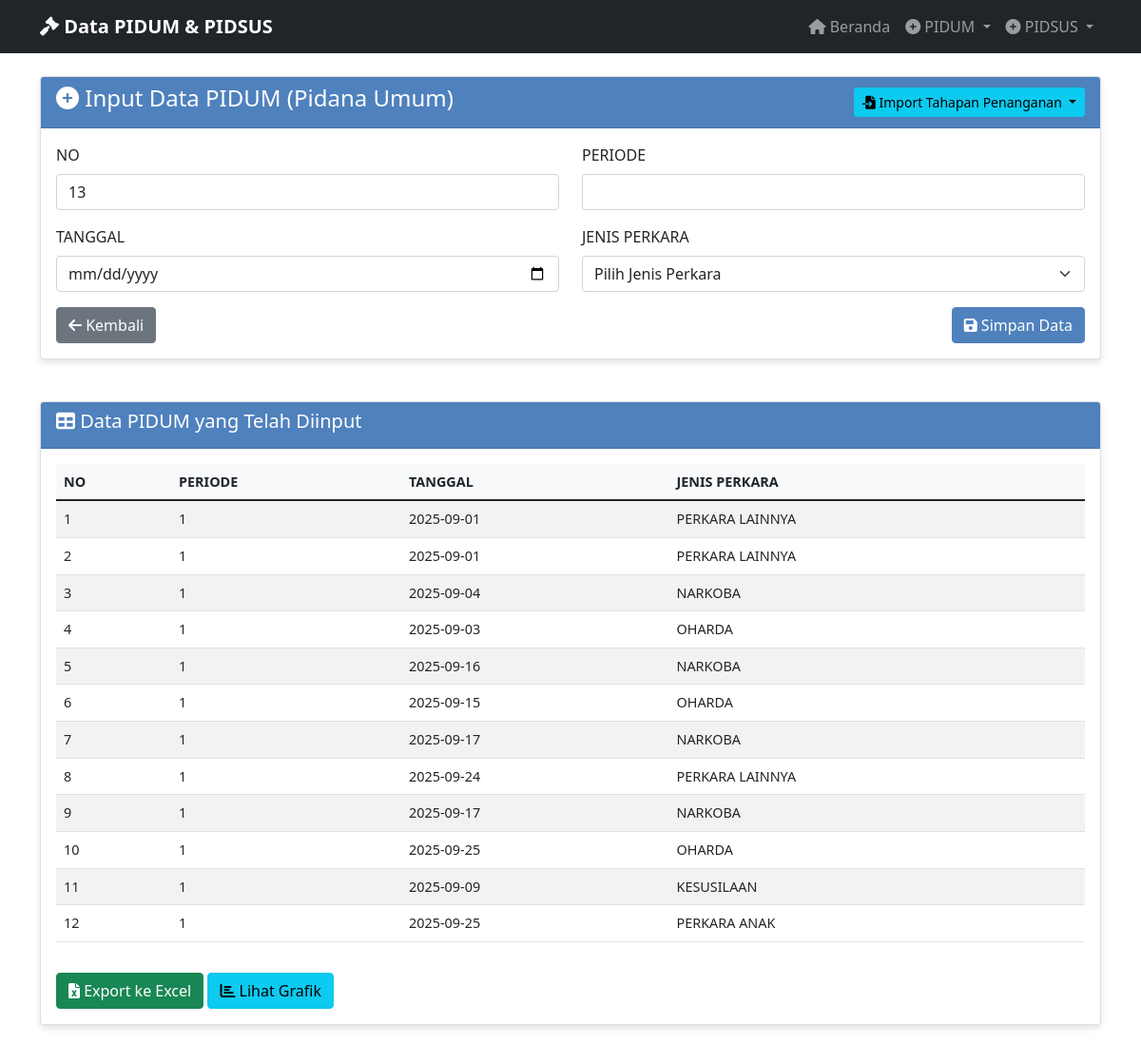
Page /manual_input_pidum on the earlier database version.
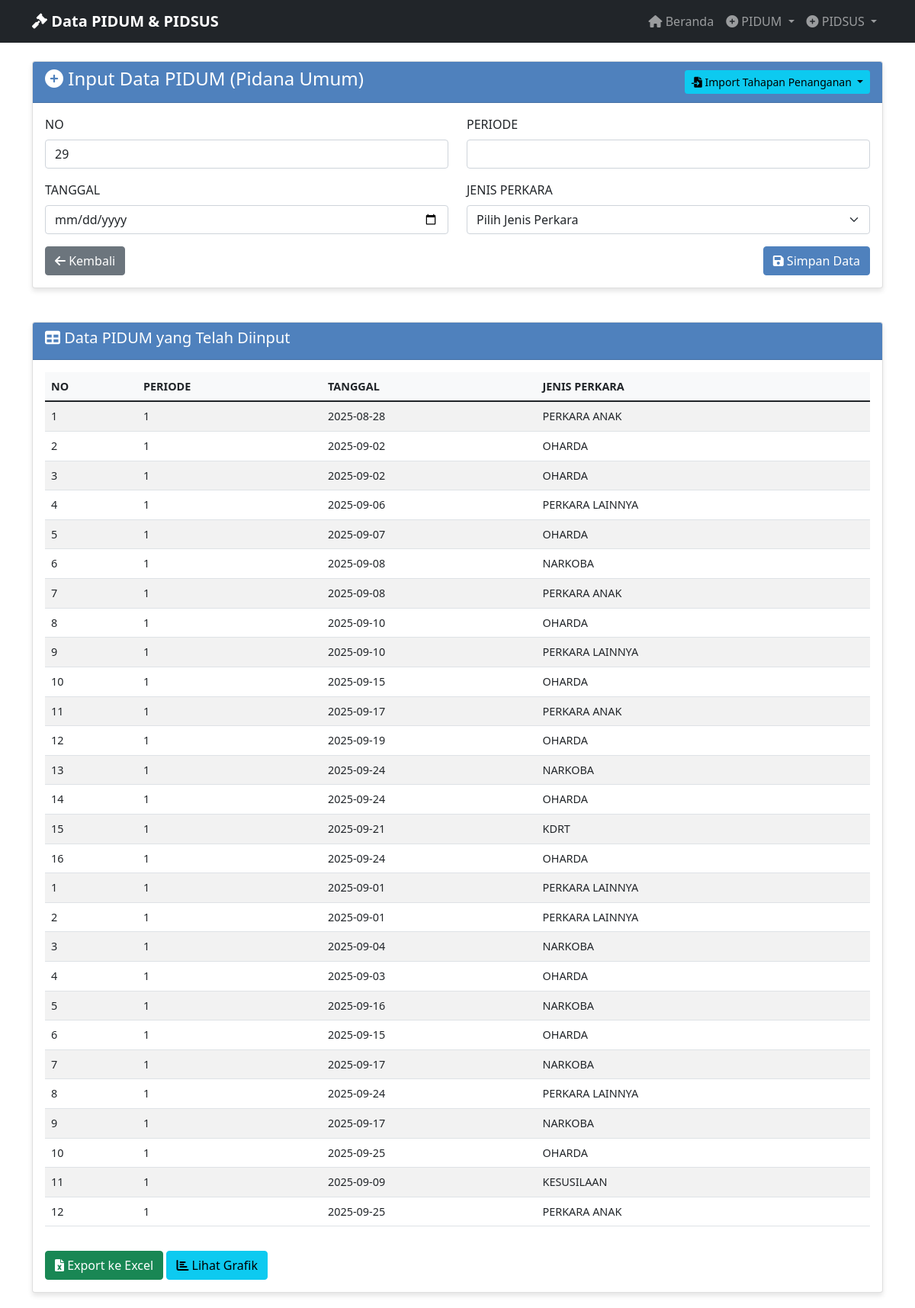
Same page on the later database version.
### tables this page shows
CREATE TABLE "pidum_data" (
                id INTEGER PRIMARY KEY AUTOINCREMENT,
                no TEXT NOT NULL,
                periode TEXT NOT NULL,
                tanggal TEXT NOT NULL,
                jenis_perkara TEXT NOT NULL,
                tahapan_penanganan TEXT NOT NULL,
                keterangan TEXT NOT NULL,
                created_at TIMESTAMP DEFAULT CURRENT_TIMESTAMP
            );

### app_with_db.py (the view, shortened to what this page needs)
@app.route('/manual_input_pidum', methods=['GET', 'POST'])
def manual_input_pidum():
    data = get_pidum_data_for_export()
    return render_template('input_pidum.html', data=data)

### database.py (called while the page is built)
@contextmanager
def get_db_connection():
    conn = sqlite3.connect(DATABASE_PATH)
    conn.row_factory = sqlite3.Row
    try:
        yield conn
    finally:
        conn.close()

def get_all_pidum_data():
    with get_db_connection() as conn:
        cursor = conn.cursor()
        cursor.execute('SELECT * FROM pidum_data ORDER BY created_at DESC')
        rows = cursor.fetchall()
        return [dict(row) for row in rows]

def get_pidum_data_for_export():
    data = get_all_pidum_data()
    export_data = []
    for row in data:
        export_data.append({
            'NO': row['no'],
            'PERIODE': row['periode'],
            'TANGGAL': row['tanggal'],
            'JENIS PERKARA': row['jenis_perkara'],
            'TAHAPAN PENANGANAN': row['tahapan_penanganan'],
            'KETERANGAN': row['keterangan']
        })
    return export_data

### templates/input_pidum.html (shortened to what this page needs)
{% extends "base.html" %}
{% block content %}
<div class="row">
    <div class="col-md-12">
        <div class="card">
            <div class="card-header d-flex justify-content-between align-items-center">
                <h4><i class="fas fa-plus-circle"></i> Input Data PIDUM (Pidana Umum)</h4>
                <div class="btn-group">
                    <button type="button" class="btn btn-info btn-sm dropdown-toggle" data-bs-toggle="dropdown" aria-expanded="false">
                        <i class="fas fa-file-import"></i> Import Tahapan Penanganan
                    </button>
                </div>
            </div>
            <div class="card-body">
                <form method="POST" action="{{ url_for('input_pidum') }}">
                    <div class="row">
                        <div class="col-md-6">
                            <div class="mb-3">
                                <label for="no" class="form-label">NO</label>
                                <input type="number" class="form-control" id="no" name="no" required>
                            </div>
                        </div>
                        <div class="col-md-6">
                            <div class="mb-3">
                                <label for="periode" class="form-label">PERIODE</label>
                                <input type="text" class="form-control" id="periode" name="periode" required>
                            </div>
                        </div>
                    </div>
                    <div class="row">
                        <div class="col-md-6">
                            <div class="mb-3">
                                <label for="tanggal" class="form-label">TANGGAL</label>
                                <input type="date" class="form-control" id="tanggal" name="tanggal" required>
                            </div>
                        </div>
                        <div class="col-md-6">
                            <div class="mb-3">
                                <label for="jenis_perkara" class="form-label">JENIS PERKARA</label>
                                <select class="form-select" id="jenis_perkara" name="jenis_perkara" required>
                                    <option value="">Pilih Jenis Perkara</option>
                                </select>
                            </div>
                        </div>
                    </div>
                    <div class="d-flex justify-content-between">
                        <a href="{{ url_for('index') }}" class="btn btn-secondary">
                            <i class="fas fa-arrow-left"></i> Kembali
                        </a>
                        <button type="submit" class="btn btn-primary">
                            <i class="fas fa-save"></i> Simpan Data
                        </button>
                    </div>
                </form>
            </div>
        </div>
    </div>
</div>
{% if data %}
<div class="row mt-4">
    <div class="col-md-12">
        <div class="card">
            <div class="card-header">
                <h5><i class="fas fa-table"></i> Data PIDUM yang Telah Diinput</h5>
            </div>
            <div class="card-body">
                <div class="table-responsive">
                    <table class="table table-striped table-hover">
                        <thead>
                            <tr>
                                <th>NO</th>
                                <th>PERIODE</th>
                                <th>TANGGAL</th>
                                <th>JENIS PERKARA</th>
                            </tr>
                        </thead>
                        <tbody>
                            {% for item in data %}
                            <tr>
                                <td>{{ item.NO }}</td>
                                <td>{{ item.PERIODE }}</td>
                                <td>{{ item.TANGGAL }}</td>
                                <td>{{ item['JENIS PERKARA'] }}</td>
                            </tr>
                            {% endfor %}
                        </tbody>
                    </table>
                </div>
                <div class="mt-3">
                    <a href="{{ url_for('export_pidum_excel') }}" class="btn btn-success">
                        <i class="fas fa-file-excel"></i> Export ke Excel
                    </a>
                    <a href="{{ url_for('pidum_charts') }}" class="btn btn-info">
                        <i class="fas fa-chart-bar"></i> Lihat Grafik
                    </a>
                </div>
            </div>
        </div>
    </div>
</div>
{% endif %}
{% endblock %}

### templates/base.html (shortened to what this page needs)
<!DOCTYPE html>
<html lang="id">
<head>
    <link href="https://cdn.jsdelivr.net/npm/bootstrap@5.1.3/dist/css/bootstrap.min.css" rel="stylesheet">
    <link href="https://cdnjs.cloudflare.com/ajax/libs/font-awesome/6.0.0/css/all.min.css" rel="stylesheet">
</head>
<body>
    <nav class="navbar navbar-expand-lg navbar-dark bg-dark">
        <div class="container">
            <a class="navbar-brand" href="{{ url_for('index') }}">
                <i class="fas fa-gavel"></i> Data PIDUM & PIDSUS
            </a>
            <div class="collapse navbar-collapse" id="navbarNav">
                <ul class="navbar-nav ms-auto">
                    <li class="nav-item">
                        <a class="nav-link" href="{{ url_for('index') }}">
                            <i class="fas fa-home"></i> Beranda
                        </a>
                    </li>
                    <li class="nav-item dropdown">
                        <a class="nav-link dropdown-toggle" href="#" id="pidumDropdown" role="button" data-bs-toggle="dropdown">
                            <i class="fas fa-plus-circle"></i> PIDUM
                        </a>
                    </li>
                    <li class="nav-item dropdown">
                        <a class="nav-link dropdown-toggle" href="#" id="pidsusDropdown" role="button" data-bs-toggle="dropdown">
                            <i class="fas fa-plus-circle"></i> PIDSUS
                        </a>
                    </li>
                </ul>
            </div>
        </div>
    </nav>
    <div class="container mt-4">
        {% block content %}{% endblock %}
    </div>
</body>
</html>

### templates/base.html (style rules this page uses)
.navbar-brand { font-weight: bold; }
.card { box-shadow: 0 4px 6px rgba(0, 0, 0, 0.1); margin-bottom: 20px; }
.card-header { background-color: #4F81BD; color: white; font-weight: bold; }
.btn-primary { background-color: #4F81BD; border-color: #4F81BD; }
.table { font-size: 0.9rem; }
.table th { background-color: #f8f9fa; font-weight: bold; }

Differences in the rows shown:
added pidum_data: NO "1", PERIODE "1", TANGGAL "2025-08-28", jenis_perkara "PERKARA ANAK"
added pidum_data: NO "2", PERIODE "1", TANGGAL "2025-09-02", jenis_perkara "OHARDA"
added pidum_data: NO "3", PERIODE "1", TANGGAL "2025-09-02", jenis_perkara "OHARDA"
added pidum_data: NO "4", PERIODE "1", TANGGAL "2025-09-06", jenis_perkara "PERKARA LAINNYA"
added pidum_data: NO "5", PERIODE "1", TANGGAL "2025-09-07", jenis_perkara "OHARDA"
added pidum_data: NO "6", PERIODE "1", TANGGAL "2025-09-08", jenis_perkara "NARKOBA"
added pidum_data: NO "7", PERIODE "1", TANGGAL "2025-09-08", jenis_perkara "PERKARA ANAK"
added pidum_data: NO "8", PERIODE "1", TANGGAL "2025-09-10", jenis_perkara "OHARDA"
added pidum_data: NO "9", PERIODE "1", TANGGAL "2025-09-10", jenis_perkara "PERKARA LAINNYA"
added pidum_data: NO "10", PERIODE "1", TANGGAL "2025-09-15", jenis_perkara "OHARDA"
added pidum_data: NO "11", PERIODE "1", TANGGAL "2025-09-17", jenis_perkara "PERKARA ANAK"
added pidum_data: NO "12", PERIODE "1", TANGGAL "2025-09-19", jenis_perkara "OHARDA"
added pidum_data: NO "13", PERIODE "1", TANGGAL "2025-09-24", jenis_perkara "NARKOBA"
added pidum_data: NO "14", PERIODE "1", TANGGAL "2025-09-24", jenis_perkara "OHARDA"
added pidum_data: NO "15", PERIODE "1", TANGGAL "2025-09-21", jenis_perkara "KDRT"
added pidum_data: NO "16", PERIODE "1", TANGGAL "2025-09-24", jenis_perkara "OHARDA"
Other differences:
form field no: "13" → "29"
